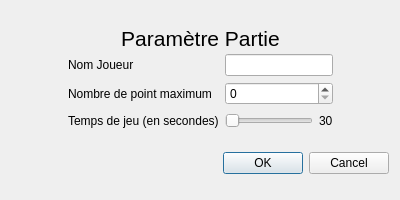
<?xml version="1.0" encoding="UTF-8"?>
<ui version="4.0">
 <class>Dialog</class>
 <widget class="QDialog" name="Dialog">
  <property name="geometry">
   <rect>
    <x>0</x>
    <y>0</y>
    <width>400</width>
    <height>200</height>
   </rect>
  </property>
  <property name="minimumSize">
   <size>
    <width>400</width>
    <height>200</height>
   </size>
  </property>
  <property name="maximumSize">
   <size>
    <width>400</width>
    <height>200</height>
   </size>
  </property>
  <property name="windowTitle">
   <string>Dialog</string>
  </property>
  <layout class="QVBoxLayout" name="verticalLayout">
   <item>
    <layout class="QHBoxLayout" name="hFenetreDiagog">
     <item>
      <spacer name="hSpacerG">
       <property name="orientation">
        <enum>Qt::Horizontal</enum>
       </property>
       <property name="sizeHint" stdset="0">
        <size>
         <width>40</width>
         <height>20</height>
        </size>
       </property>
      </spacer>
     </item>
     <item>
      <layout class="QVBoxLayout" name="vLayout">
       <item>
        <widget class="QLabel" name="lTitreDialog">
         <property name="maximumSize">
          <size>
           <width>16777215</width>
           <height>22</height>
          </size>
         </property>
         <property name="font">
          <font>
           <pointsize>16</pointsize>
          </font>
         </property>
         <property name="text">
          <string>Paramètre Partie</string>
         </property>
         <property name="alignment">
          <set>Qt::AlignHCenter|Qt::AlignTop</set>
         </property>
        </widget>
       </item>
       <item>
        <layout class="QGridLayout" name="gridLayout">
         <item row="0" column="1">
          <widget class="QLineEdit" name="lineEdit"/>
         </item>
         <item row="2" column="0">
          <widget class="QLabel" name="lMaxSeconde">
           <property name="maximumSize">
            <size>
             <width>16777215</width>
             <height>20</height>
            </size>
           </property>
           <property name="text">
            <string>Temps de jeu (en secondes)</string>
           </property>
          </widget>
         </item>
         <item row="1" column="1">
          <widget class="QSpinBox" name="spinBox"/>
         </item>
         <item row="1" column="0">
          <widget class="QLabel" name="lMaxPoint">
           <property name="text">
            <string>Nombre de point maximum</string>
           </property>
          </widget>
         </item>
         <item row="0" column="0">
          <widget class="QLabel" name="lNomJoueur">
           <property name="text">
            <string>Nom Joueur</string>
           </property>
          </widget>
         </item>
         <item row="2" column="1">
          <layout class="QHBoxLayout" name="hLayout">
           <item>
            <widget class="QSlider" name="slider">
             <property name="orientation">
              <enum>Qt::Horizontal</enum>
             </property>
            </widget>
           </item>
           <item>
            <widget class="QLabel" name="lSecondeDialog">
             <property name="text">
              <string>30</string>
             </property>
            </widget>
           </item>
          </layout>
         </item>
        </layout>
       </item>
      </layout>
     </item>
     <item>
      <spacer name="hSpacerD">
       <property name="orientation">
        <enum>Qt::Horizontal</enum>
       </property>
       <property name="sizeHint" stdset="0">
        <size>
         <width>40</width>
         <height>20</height>
        </size>
       </property>
      </spacer>
     </item>
    </layout>
   </item>
   <item>
    <widget class="QDialogButtonBox" name="buttonBox">
     <property name="orientation">
      <enum>Qt::Horizontal</enum>
     </property>
     <property name="standardButtons">
      <set>QDialogButtonBox::Cancel|QDialogButtonBox::Ok</set>
     </property>
    </widget>
   </item>
  </layout>
 </widget>
 <resources/>
 <connections>
  <connection>
   <sender>buttonBox</sender>
   <signal>accepted()</signal>
   <receiver>Dialog</receiver>
   <slot>accept()</slot>
   <hints>
    <hint type="sourcelabel">
     <x>248</x>
     <y>254</y>
    </hint>
    <hint type="destinationlabel">
     <x>157</x>
     <y>274</y>
    </hint>
   </hints>
  </connection>
  <connection>
   <sender>buttonBox</sender>
   <signal>rejected()</signal>
   <receiver>Dialog</receiver>
   <slot>reject()</slot>
   <hints>
    <hint type="sourcelabel">
     <x>316</x>
     <y>260</y>
    </hint>
    <hint type="destinationlabel">
     <x>286</x>
     <y>274</y>
    </hint>
   </hints>
  </connection>
 </connections>
</ui>
